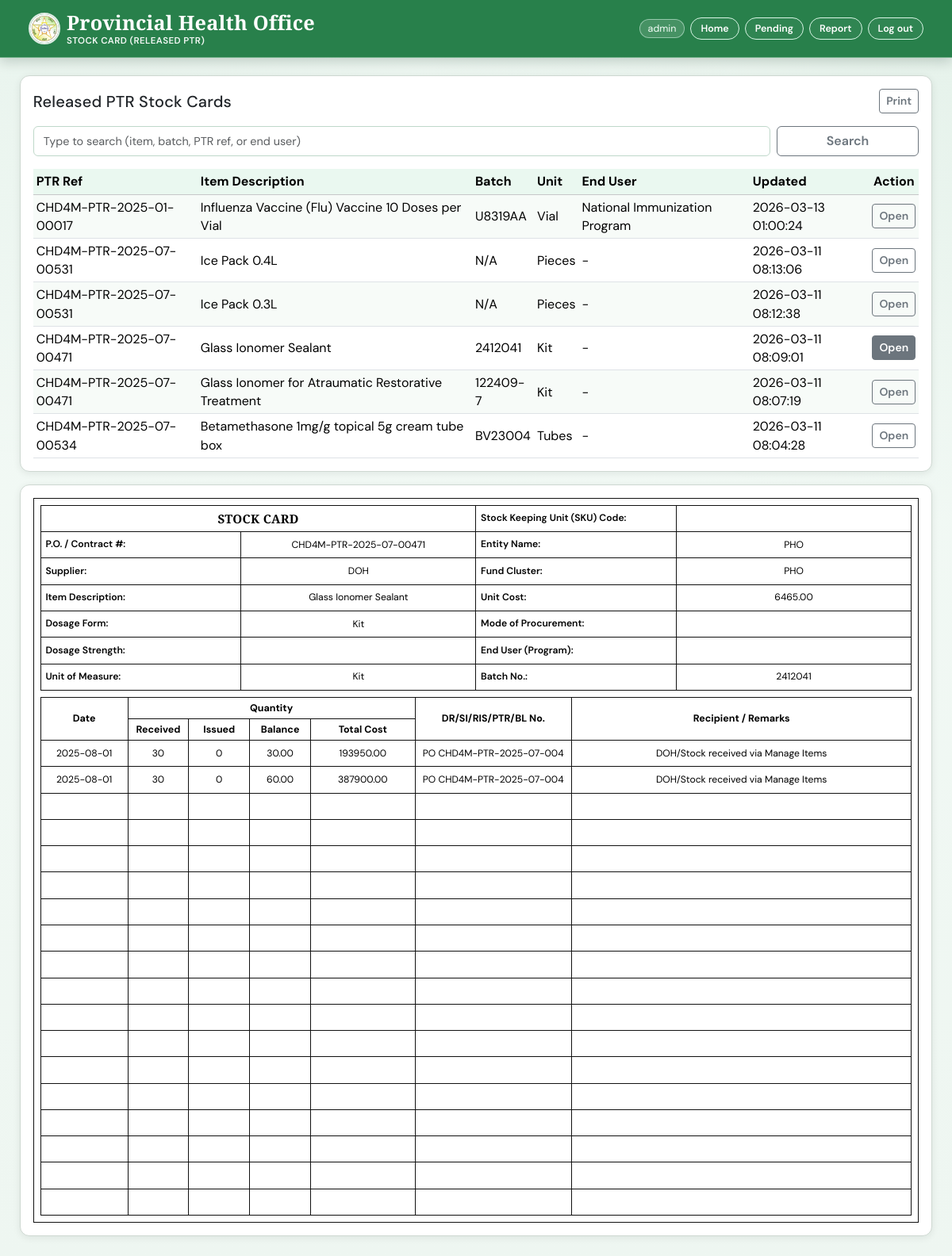
/stock_card.php?card_id=9 (signed in), run on the app's committed database.
### tables this page shows
CREATE TABLE `stock_cards` (
  `id` int NOT NULL AUTO_INCREMENT,
  `po_contract_no` varchar(255) DEFAULT NULL,
  `supplier` varchar(255) DEFAULT NULL,
  `item_description` text,
  `dosage_form` varchar(255) DEFAULT NULL,
  `dosage_strength` varchar(255) DEFAULT NULL,
  `uom` varchar(100) DEFAULT NULL,
  `sku_code` varchar(150) DEFAULT NULL,
  `entity_name` varchar(255) DEFAULT NULL,
  `fund_cluster` varchar(255) DEFAULT NULL,
  `unit_cost` decimal(12,2) DEFAULT NULL,
  `mode_of_procurement` varchar(255) DEFAULT NULL,
  `end_user_program` varchar(255) DEFAULT NULL,
  `batch_no` varchar(120) DEFAULT NULL,
  `ledger_rows` longtext,
  `item_key` varchar(400) DEFAULT NULL,
  `source_type` varchar(30) NOT NULL DEFAULT 'manual',
  `created_by` varchar(150) DEFAULT NULL,
  `created_at` timestamp NULL DEFAULT CURRENT_TIMESTAMP,
  PRIMARY KEY (`id`)
);

### stock_card.php (the view, shortened to what the rows shown need)
<?php
$selectedCardId = isset($_GET['card_id']) ? (int) $_GET['card_id'] : 0;
$error = '';
$cards = [];
$formData = [
    'po_contract_no' => '',
    'supplier' => '',
    'item_description' => '',
    'dosage_form' => '',
    'dosage_strength' => '',
    'uom' => '',
    'sku_code' => '',
    'entity_name' => '',
    'fund_cluster' => '',
    'unit_cost' => '',
    'mode_of_procurement' => '',
    'end_user_program' => '',
    'batch_no' => '',
];
try {
    $pdo = getConnection();
    $pdo->exec(
        'CREATE TABLE IF NOT EXISTS stock_cards (
            id INT NOT NULL AUTO_INCREMENT,
            po_contract_no VARCHAR(255) DEFAULT NULL,
            supplier VARCHAR(255) DEFAULT NULL,
            item_description TEXT,
            dosage_form VARCHAR(255) DEFAULT NULL,
            dosage_strength VARCHAR(255) DEFAULT NULL,
            uom VARCHAR(100) DEFAULT NULL,
            sku_code VARCHAR(150) DEFAULT NULL,
            entity_name VARCHAR(255) DEFAULT NULL,
            fund_cluster VARCHAR(255) DEFAULT NULL,
            unit_cost DECIMAL(12,2) DEFAULT NULL,
            mode_of_procurement VARCHAR(255) DEFAULT NULL,
            end_user_program VARCHAR(255) DEFAULT NULL,
            batch_no VARCHAR(120) DEFAULT NULL,
            ledger_rows LONGTEXT,
            item_key VARCHAR(400) DEFAULT NULL,
            source_type VARCHAR(30) NOT NULL DEFAULT "manual",
            created_by VARCHAR(150) DEFAULT NULL,
            created_at TIMESTAMP NULL DEFAULT CURRENT_TIMESTAMP,
            PRIMARY KEY (id)
        ) ENGINE=InnoDB DEFAULT CHARSET=utf8mb4 COLLATE=utf8mb4_0900_ai_ci'
    );
    $params = [];
    $where = ['source_type = "release"'];
    $listSql = '
        SELECT id, po_contract_no, item_description, batch_no, uom, end_user_program, created_at
        FROM stock_cards
        WHERE ' . implode(' AND ', $where) . '
        ORDER BY created_at DESC, id DESC
    ';
    $listStmt = $pdo->prepare($listSql);
    $listStmt->execute($params);
    $cards = $listStmt->fetchAll();
    if ($selectedCardId > 0) {
        $cardStmt = $pdo->prepare('
            SELECT
                id,
                po_contract_no,
                supplier,
                item_description,
                dosage_form,
                dosage_strength,
                uom,
                sku_code,
                entity_name,
                fund_cluster,
                unit_cost,
                mode_of_procurement,
                end_user_program,
                batch_no,
                ledger_rows
            FROM stock_cards
            WHERE id = ? AND source_type = "release"
            LIMIT 1
        ');
        $cardStmt->execute([$selectedCardId]);
        $selectedCard = $cardStmt->fetch();
        if ($selectedCard) {
            foreach ($formData as $key => $value) {
                $formData[$key] = (string) ($selectedCard[$key] ?? '');
            }
        }
    }
} catch (PDOException $e) {
    $error = 'Unable to load released stock cards right now.';
}
?>
<!DOCTYPE html>
<html lang="en">
<head>
    <link rel="stylesheet" href="style.css?v=20260305">
</head>
<body class="stock-card-page">
    <main class="py-4">
        <div class="container">
            <div class="card app-card mb-3 stock-card-list-card">
                <div class="card-body">
                    <div class="d-flex justify-content-between align-items-center flex-wrap gap-2 mb-3">
                        <h1 class="h5 mb-0">Released PTR Stock Cards</h1>
                    </div>
                    <?php if ($error !== ''): ?>
                        <div class="alert alert-danger py-2 mb-0"><?= htmlspecialchars($error) ?></div>
                    <?php elseif (empty($cards)): ?>
                        <div class="alert alert-info py-2 mb-0">No released PTR stock cards yet.</div>
                    <?php else: ?>
                        <div class="table-responsive">
                            <table class="table table-sm table-striped align-middle mb-0">
                                <thead class="table-light">
                                    <tr>
                                        <th>PTR Ref</th>
                                        <th>Item Description</th>
                                        <th>Batch</th>
                                        <th>Unit</th>
                                        <th>End User</th>
                                        <th>Updated</th>
                                        <th class="text-center">Action</th>
                                    </tr>
                                </thead>
                                <tbody>
                                    <?php foreach ($cards as $card): ?>
                                        <?php $cardId = (int) ($card['id'] ?? 0); ?>
                                        <tr>
                                            <td><?= htmlspecialchars((string) ($card['po_contract_no'] ?? '-')) ?></td>
                                            <td><?= htmlspecialchars((string) ($card['item_description'] ?? '-')) ?></td>
                                            <td><?= htmlspecialchars((string) ($card['batch_no'] ?? '-')) ?></td>
                                            <td><?= htmlspecialchars((string) ($card['uom'] ?? '-')) ?></td>
                                            <td><?= htmlspecialchars((string) ($card['end_user_program'] ?? '-')) ?></td>
                                            <td><?= htmlspecialchars((string) ($card['created_at'] ?? '-')) ?></td>
                                            <td class="text-center">
                                                <a href="stock_card.php?card_id=<?= $cardId ?>" class="btn btn-outline-secondary btn-sm <?= $cardId === $selectedCardId ? 'active' : '' ?>">Open</a>
                                            </td>
                                        </tr>
                                    <?php endforeach; ?>
                                </tbody>
                            </table>
                        </div>
                    <?php endif; ?>
                </div>
            </div>
            <div class="card app-card stock-card-print-card">
                <div class="card-body">
                    <div class="stock-card-sheet">
                        <div class="table-responsive">
                            <table class="table table-bordered table-sm mb-0 stock-card-master-table">
                                <colgroup>
                                </colgroup>
                                <tbody>
                                    <tr>
                                        <th class="stock-card-label-cell">Stock Keeping Unit (SKU) Code:</th>
                                    </tr>
                                    <tr>
                                        <th class="stock-card-label-cell">P.O. / Contract #:</th>
                                        <td><input type="text" class="stock-card-line-input" value="<?= htmlspecialchars($formData['po_contract_no']) ?>" readonly></td>
                                        <th class="stock-card-label-cell">Entity Name:</th>
                                        <td><input type="text" class="stock-card-line-input" value="<?= htmlspecialchars($formData['entity_name']) ?>" readonly></td>
                                    </tr>
                                    <tr>
                                        <th class="stock-card-label-cell">Supplier:</th>
                                        <td><input type="text" class="stock-card-line-input" value="<?= htmlspecialchars($formData['supplier']) ?>" readonly></td>
                                        <th class="stock-card-label-cell">Fund Cluster:</th>
                                        <td><input type="text" class="stock-card-line-input" value="<?= htmlspecialchars($formData['fund_cluster']) ?>" readonly></td>
                                    </tr>
                                    <tr>
                                        <th class="stock-card-label-cell">Item Description:</th>
                                        <td><input type="text" class="stock-card-line-input" value="<?= htmlspecialchars($formData['item_description']) ?>" readonly></td>
                                        <th class="stock-card-label-cell">Unit Cost:</th>
                                        <td><input type="text" class="stock-card-line-input text-end" value="<?= htmlspecialchars($formData['unit_cost']) ?>" readonly></td>
                                    </tr>
                                    <tr>
                                        <th class="stock-card-label-cell">Dosage Form:</th>
                                        <td><input type="text" class="stock-card-line-input" value="<?= htmlspecialchars($formData['dosage_form']) ?>" readonly></td>
                                        <th class="stock-card-label-cell">Mode of Procurement:</th>
                                    </tr>
                                    <tr>
                                        <th class="stock-card-label-cell">Dosage Strength:</th>
                                        <th class="stock-card-label-cell">End User (Program):</th>
                                    </tr>
                                    <tr>
                                        <th class="stock-card-label-cell">Unit of Measure:</th>
                                        <td><input type="text" class="stock-card-line-input" value="<?= htmlspecialchars($formData['uom']) ?>" readonly></td>
                                        <th class="stock-card-label-cell">Batch No.:</th>
                                        <td><input type="text" class="stock-card-line-input" value="<?= htmlspecialchars($formData['batch_no']) ?>" readonly></td>
                                    </tr>
                                </tbody>
                            </table>
                        </div>
                        <div class="table-responsive mt-2">
                            <table class="table table-bordered table-sm mb-0 stock-card-ledger-table">
                                <colgroup>
                                </colgroup>
                                <thead>
                                    <tr>
                                        <th rowspan="2" class="stock-col-date text-center">Date</th>
                                        <th colspan="4" class="text-center">Quantity</th>
                                        <th rowspan="2" class="stock-col-ref text-center">DR/SI/RIS/PTR/BL No.</th>
                                        <th rowspan="2" class="stock-col-remarks text-center">Recipient / Remarks</th>
                                    </tr>
                                    <tr>
                                        <th class="stock-col-qty text-center">Received</th>
                                        <th class="stock-col-qty text-center">Issued</th>
                                        <th class="stock-col-qty text-center">Balance</th>
                                        <th class="stock-col-cost text-center">Total Cost</th>
                                    </tr>
                                </thead>
                            </table>
                        </div>
                    </div>
                </div>
            </div>
        </div>
    </main>
</body>
</html>

### data on the page
stock_cards: po_contract_no "CHD4M-PTR-2025-01-00017", item_description "Influenza Vaccine (Flu) Vaccine 10 Doses per Vial", batch_no "U8319AA", uom "Vial", end_user_program "National Immunization Program", created_at "2026-03-13 01:00:24"
stock_cards: po_contract_no "CHD4M-PTR-2025-07-00531", item_description "Ice Pack 0.4L", batch_no "N/A", uom "Pieces", end_user_program "-", created_at "2026-03-11 08:13:06"
stock_cards: po_contract_no "CHD4M-PTR-2025-07-00531", item_description "Ice Pack 0.3L", batch_no "N/A", uom "Pieces", end_user_program "-", created_at "2026-03-11 08:12:38"
stock_cards: po_contract_no "CHD4M-PTR-2025-07-00471", item_description "Glass Ionomer Sealant", batch_no "2412041", uom "Kit", end_user_program "-", created_at "2026-03-11 08:09:01", entity_name "PHO", supplier "DOH", fund_cluster "PHO", unit_cost "6465.00", dosage_form "Kit"
stock_cards: po_contract_no "CHD4M-PTR-2025-07-00471", item_description "Glass Ionomer for Atraumatic Restorative Treatment", batch_no "122409-7", uom "Kit", end_user_program "-", created_at "2026-03-11 08:07:19"
stock_cards: po_contract_no "CHD4M-PTR-2025-07-00534", item_description "Betamethasone 1mg/g topical 5g cream tube box", batch_no "BV23004", uom "Tubes", end_user_program "-", created_at "2026-03-11 08:04:28"

### other printed values
$username "admin"
